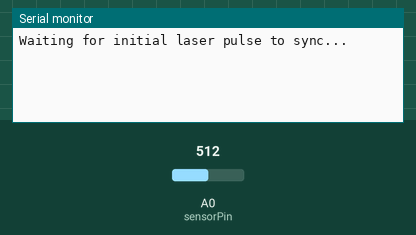
The sketch below on a simulated Arduino Uno, built with avr-gcc and run on an emulated ATmega328P. Parts: the last lines printed to the serial monitor. The test bench sets the inputs (shaded band); at power-on: A0 (sensorPin) = 512.

Above: at 0.8 s.
0.9 s: A0 (sensorPin) set to 610
At 1.3 s:
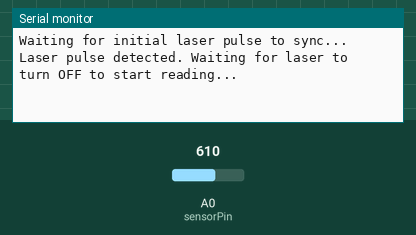
2.4 s: A0 (sensorPin) set to 586
At 2.71 s:
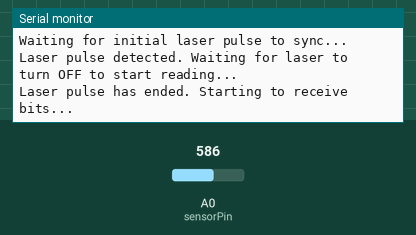

Measured:
- the behaviour switches between 601 and 600 on A0 (sensorPin) (found by bisection; images 1 and 2)
- after the input at 0.9 s, the serial monitor: prints a new line at once (image 1)
- after the input at 2.4 s, the serial monitor: prints a new line at once (image 2)

The sketch:

receiver.ino
```cpp
const int sensorPin = A0;     // Photodiode connected to analog pin A0
const int threshold = 600;    // Threshold for detecting laser light
String receivedBits = "";     // Store received bits

unsigned long lastReadTime = 0;
const unsigned long readInterval = 500;  // Adjust based on sender timing (ms)

void setup() {
  Serial.begin(9600);
  pinMode(sensorPin, INPUT);
  Serial.println("Waiting for initial laser pulse to sync...");

  // Wait for the laser to turn ON (rising edge):
  while (analogRead(sensorPin) <= threshold) {
    // Do nothing until a laser pulse is detected
    delay(10);
  }

  Serial.println("Laser pulse detected. Waiting for laser to turn OFF to start reading...");

  // Now wait for the laser to turn OFF (falling edge):
  while (analogRead(sensorPin) > threshold) {
    delay(10);
  }

  Serial.println("Laser pulse has ended. Starting to receive bits...");

  // Initialize lastReadTime after sync
  lastReadTime = millis();
}

void loop() {
  unsigned long currentTime = millis();

  // Read periodically, based on the expected bit duration
  if (currentTime - lastReadTime >= readInterval) {
    lastReadTime = currentTime;
    int sensorValue = analogRead(sensorPin);

    if (sensorValue > threshold) {
      receivedBits += '1';
      Serial.print('1');
    } else {
      receivedBits += '0';
      Serial.print('0');
    }
  }

  // Optional: When a certain length is reached, stop reading
  if (receivedBits.length() >= 8000) {  // Adjust as needed for your application
    Serial.println("\nDone receiving.");
    while (1);  // Stop execution
  }
}
```
